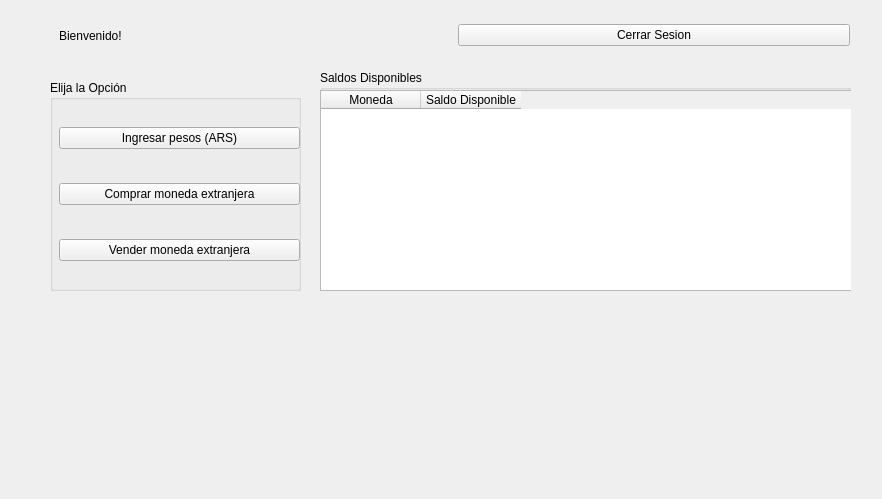
<?xml version="1.0" encoding="UTF-8"?>
<ui version="4.0">
 <class>Form</class>
 <widget class="QWidget" name="Form">
  <property name="geometry">
   <rect>
    <x>0</x>
    <y>0</y>
    <width>882</width>
    <height>499</height>
   </rect>
  </property>
  <property name="windowTitle">
   <string>Form</string>
  </property>
  <widget class="QWidget" name="horizontalLayoutWidget">
   <property name="geometry">
    <rect>
     <x>59</x>
     <y>20</y>
     <width>791</width>
     <height>31</height>
    </rect>
   </property>
   <layout class="QHBoxLayout" name="horizontalLayout">
    <item>
     <widget class="QLabel" name="Welcome">
      <property name="text">
       <string>Bienvenido!</string>
      </property>
     </widget>
    </item>
    <item>
     <widget class="QPushButton" name="btnLogout">
      <property name="text">
       <string>Cerrar Sesion</string>
      </property>
     </widget>
    </item>
   </layout>
  </widget>
  <widget class="QGroupBox" name="groupBox_3">
   <property name="geometry">
    <rect>
     <x>320</x>
     <y>70</y>
     <width>531</width>
     <height>221</height>
    </rect>
   </property>
   <property name="title">
    <string>Saldos Disponibles</string>
   </property>
   <widget class="QWidget" name="verticalLayoutWidget_2">
    <property name="geometry">
     <rect>
      <x>0</x>
      <y>20</y>
      <width>541</width>
      <height>201</height>
     </rect>
    </property>
    <layout class="QVBoxLayout" name="verticalLayout_2">
     <item>
      <widget class="QTableWidget" name="tableSaldos">
       <column>
        <property name="text">
         <string>Moneda</string>
        </property>
       </column>
       <column>
        <property name="text">
         <string>Saldo Disponible</string>
        </property>
       </column>
      </widget>
     </item>
    </layout>
   </widget>
  </widget>
  <widget class="QGroupBox" name="groupBox">
   <property name="geometry">
    <rect>
     <x>50</x>
     <y>80</y>
     <width>251</width>
     <height>211</height>
    </rect>
   </property>
   <property name="title">
    <string>Elija la Opción</string>
   </property>
   <widget class="QWidget" name="verticalLayoutWidget">
    <property name="geometry">
     <rect>
      <x>9</x>
      <y>19</y>
      <width>241</width>
      <height>191</height>
     </rect>
    </property>
    <layout class="QVBoxLayout" name="verticalLayout">
     <item>
      <widget class="QPushButton" name="btnIngresarPesos">
       <property name="text">
        <string>Ingresar pesos (ARS)</string>
       </property>
      </widget>
     </item>
     <item>
      <widget class="QPushButton" name="btnComprar">
       <property name="text">
        <string>Comprar moneda extranjera</string>
       </property>
      </widget>
     </item>
     <item>
      <widget class="QPushButton" name="btnVender">
       <property name="text">
        <string>Vender moneda extranjera</string>
       </property>
      </widget>
     </item>
    </layout>
   </widget>
  </widget>
 </widget>
 <resources/>
 <connections/>
</ui>
